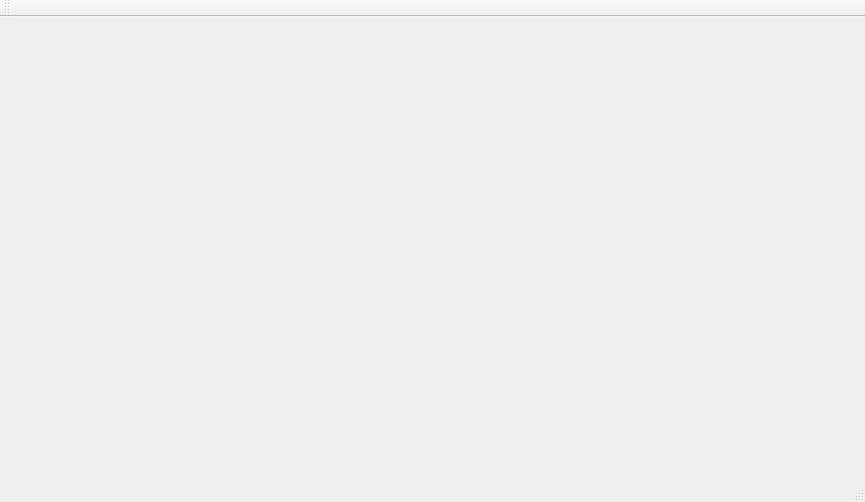
<?xml version="1.0" encoding="UTF-8"?>
<ui version="4.0">
 <class>MainWindow</class>
 <widget class="QMainWindow" name="MainWindow">
  <property name="geometry">
   <rect>
    <x>0</x>
    <y>0</y>
    <width>865</width>
    <height>502</height>
   </rect>
  </property>
  <property name="windowTitle">
   <string>MainWindow</string>
  </property>
  <widget class="QWidget" name="centralWidget">
   <widget class="QFrame" name="frame">
    <property name="geometry">
     <rect>
      <x>270</x>
      <y>110</y>
      <width>311</width>
      <height>201</height>
     </rect>
    </property>
   </widget>
  </widget>
  <widget class="QMenuBar" name="menuBar">
   <property name="geometry">
    <rect>
     <x>0</x>
     <y>0</y>
     <width>865</width>
     <height>26</height>
    </rect>
   </property>
  </widget>
  <widget class="QToolBar" name="mainToolBar">
   <attribute name="toolBarArea">
    <enum>TopToolBarArea</enum>
   </attribute>
   <attribute name="toolBarBreak">
    <bool>false</bool>
   </attribute>
  </widget>
  <widget class="QStatusBar" name="statusBar"/>
 </widget>
 <layoutdefault spacing="6" margin="11"/>
 <resources/>
 <connections/>
</ui>
